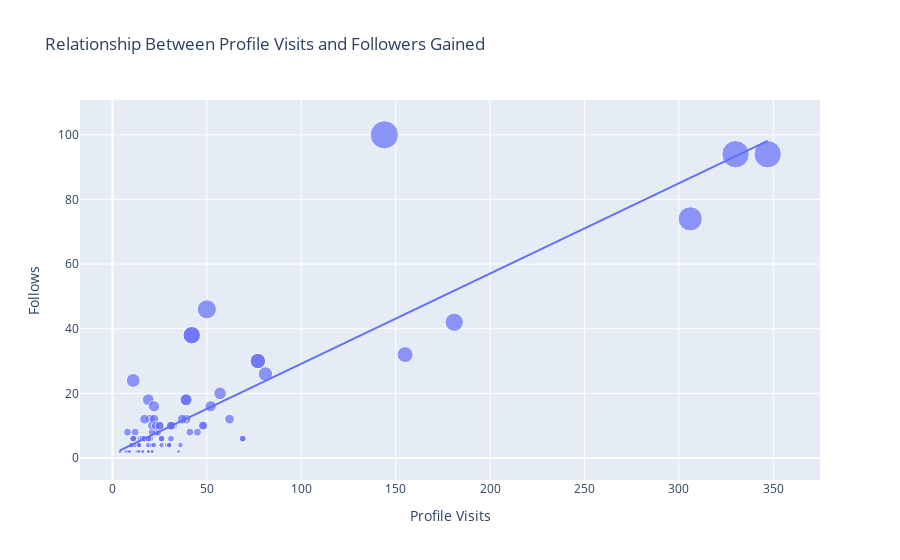

Notebook code for this chart:
### Markdown cell above
So the conversation rate of my Instagram account is 31% which sounds like a very good conversation rate. Let’s have a look at the relationship between the total profile visits and the number of followers gained from all profile visits:

### Code cell
figure = px.scatter(data_frame = data, x="Profile Visits",
                    y="Follows", size="Follows", trendline="ols", 
                    title = "Relationship Between Profile Visits and Followers Gained")
figure.show()

### Figure 1 — Plotly figure (JSON) as saved in the notebook; plotly's stock layout.template omitted (floating-point values rounded to 4 significant figures)
{"data": [{"hovertemplate": "Profile Visits=%{x}<br>Follows=%{marker.size}<extra></extra>", "legendgroup": "", "marker": {"color": "#636efa", "size": [2, 10, 12, 8, 0, 2, 0, 6, 4, 6, 4, 0, 2, 4, 42, 6, 2, 2, 30, 0, 0, 24, 100, 2, 4, 6, 6, 6, 2, 2, 20, 2, 4, 8, 26, 2, 2, 4, 0, 2, 94, 8, 18, 10, 4, 4, 4, 4, 18, 38, 10, 12, 4, 4, 74, 0, 6, 6, 0, 6, 12, 10, 8, 8, 46, 12, 10, 94, 6, 10, 6, 4, 12, 16, 12, 8, 32, 8, 16, 6, 10, 10, 6, 2, 2, 30, 0, 4, 4, 18, 38, 10, 2, 4, 6, 6, 6, 2, 2], "sizemode": "area", "sizeref": 0.25, "symbol": "circle"}, "mode": "markers", "name": "", "orientation": "v", "showlegend": false, "type": "scatter", "x": [35, 48, 62, 23, 8, 9, 26, 12, 36, 31, 29, 15, 8, 20, 181, 17, 16, 21, 77, 10, 9, 11, 144, 14, 10, 19, 69, 11, 19, 9, 57, 13, 11, 24, 81, 4, 7, 14, 18, 8, 330, 21, 19, 32, 19, 21, 14, 30, 39, 42, 31, 20, 12, 22, 306, 13, 26, 16, 15, 15, 39, 21, 8, 45, 50, 37, 25, 347, 26, 48, 16, 26, 17, 52, 22, 41, 155, 12, 22, 20, 23, 25, 17, 16, 21, 77, 10, 14, 30, 39, 42, 31, 14, 10, 19, 69, 11, 19, 9], "xaxis": "x", "y": [2, 10, 12, 8, 0, 2, 0, 6, 4, 6, 4, 0, 2, 4, 42, 6, 2, 2, 30, 0, 0, 24, 100, 2, 4, 6, 6, 6, 2, 2, 20, 2, 4, 8, 26, 2, 2, 4, 0, 2, 94, 8, 18, 10, 4, 4, 4, 4, 18, 38, 10, 12, 4, 4, 74, 0, 6, 6, 0, 6, 12, 10, 8, 8, 46, 12, 10, 94, 6, 10, 6, 4, 12, 16, 12, 8, 32, 8, 16, 6, 10, 10, 6, 2, 2, 30, 0, 4, 4, 18, 38, 10, 2, 4, 6, 6, 6, 2, 2], "yaxis": "y"}, {"hovertemplate": "<b>OLS trendline</b><br>Follows = 0.279105 * Profile Visits + 1.25541<br>R<sup>2</sup>=0.761888<br><br>Profile Visits=%{x}<br>Follows=%{y} <b>(trend)</b><extra></extra>", "legendgroup": "", "marker": {"color": "#636efa", "symbol": "circle"}, "mode": "lines", "name": "", "showlegend": false, "type": "scatter", "x": [4, 7, 8, 8, 8, 8, 9, 9, 9, 9, 10, 10, 10, 10, 11, 11, 11, 11, 12, 12, 12, 13, 13, 14, 14, 14, 14, 14, 15, 15, 15, 16, 16, 16, 16, 17, 17, 17, 18, 19, 19, 19, 19, 19, 19, 20, 20, 20, 21, 21, 21, 21, 21, 22, 22, 22, 23, 23, 24, 25, 25, 26, 26, 26, 26, 29, 30, 30, 31, 31, 31, 32, 35, 36, 37, 39, 39, 39, 41, 42, 42, 45, 48, 48, 50, 52, 57, 62, 69, 69, 77, 77, 81, 144, 155, 181, 306, 330, 347], "xaxis": "x", "y": [2.372, 3.209, 3.488, 3.488, 3.488, 3.488, 3.767, 3.767, 3.767, 3.767, 4.046, 4.046, 4.046, 4.046, 4.326, 4.326, 4.326, 4.326, 4.605, 4.605, 4.605, 4.884, 4.884, 5.163, 5.163, 5.163, 5.163, 5.163, 5.442, 5.442, 5.442, 5.721, 5.721, 5.721, 5.721, 6.0, 6.0, 6.0, 6.279, 6.558, 6.558, 6.558, 6.558, 6.558, 6.558, 6.838, 6.838, 6.838, 7.117, 7.117, 7.117, 7.117, 7.117, 7.396, 7.396, 7.396, 7.675, 7.675, 7.954, 8.233, 8.233, 8.512, 8.512, 8.512, 8.512, 9.349, 9.629, 9.629, 9.908, 9.908, 9.908, 10.19, 11.02, 11.3, 11.58, 12.14, 12.14, 12.14, 12.7, 12.98, 12.98, 13.82, 14.65, 14.65, 15.21, 15.77, 17.16, 18.56, 20.51, 20.51, 22.75, 22.75, 23.86, 41.45, 44.52, 51.77, 86.66, 93.36, 98.1], "yaxis": "y"}], "layout": {"legend": {"itemsizing": "constant", "tracegroupgap": 0}, "title": {"text": "Relationship Between Profile Visits and Followers Gained"}, "xaxis": {"anchor": "y", "domain": [0, 1], "title": {"text": "Profile Visits"}}, "yaxis": {"anchor": "x", "domain": [0, 1], "title": {"text": "Follows"}}}}
